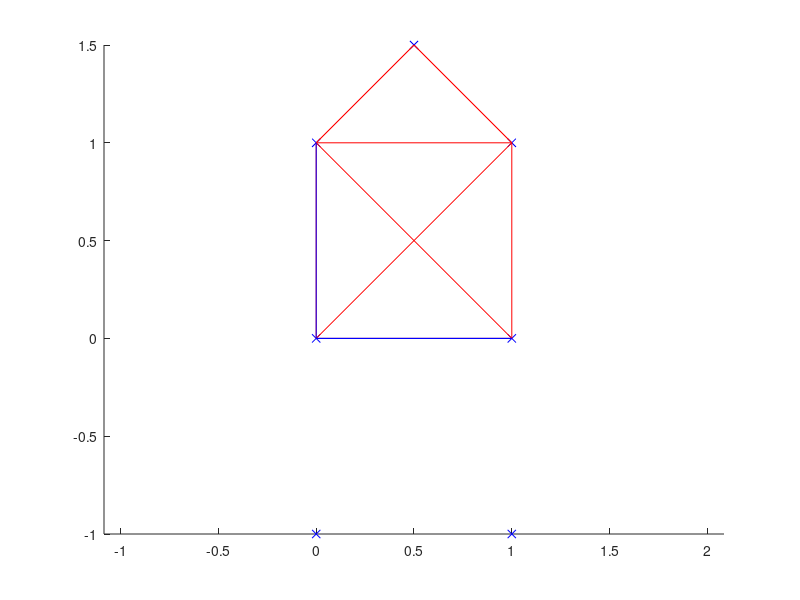
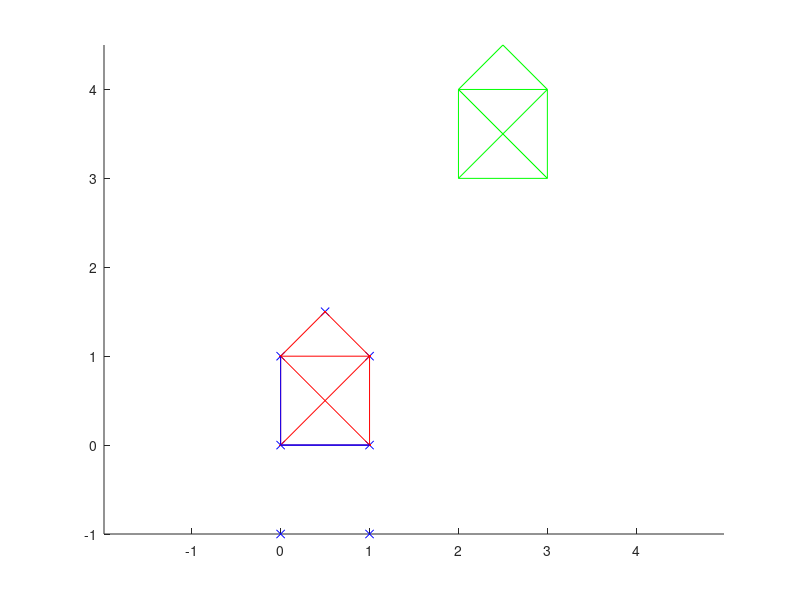
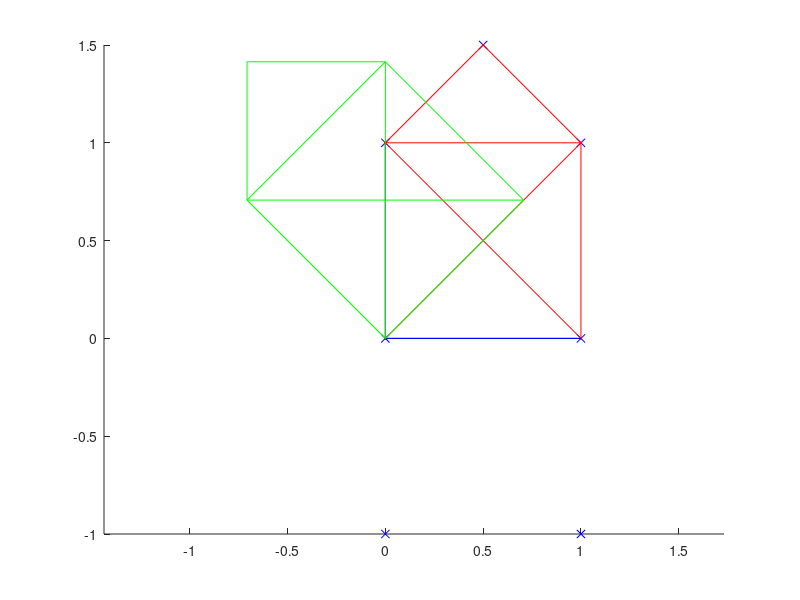
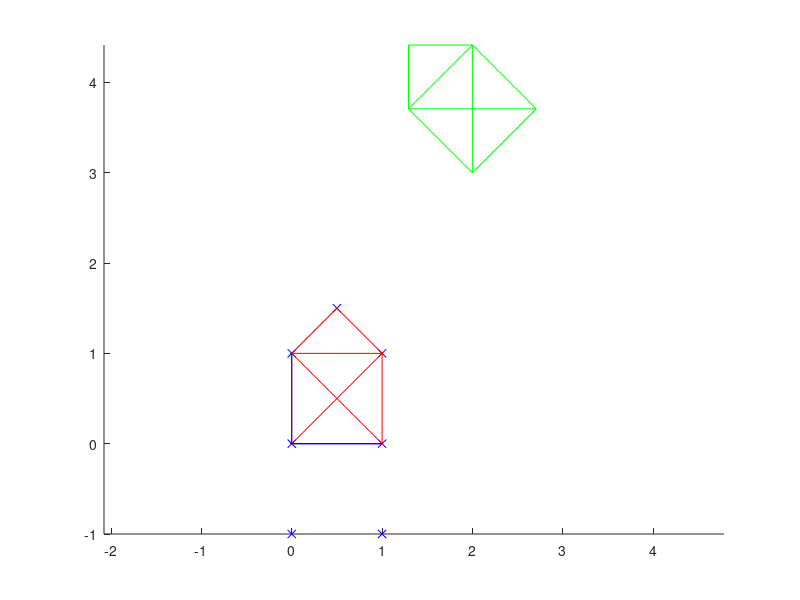

Write MATLAB code to recreate these figures, in order.

clear all;
close all;
% points of the "nikolaus haus"
p1 = [0,0]';
p2 = [1,0]';
p3 = [0,1]';
p4 = [1,1]';
p5 = [0.5,1.5]';
p6 = [0,-1]';
p7 = [1,-1]';

%sequencial arrangement of the points to plot them
p=[p1,p2,p3,p4,p5,p6,p7];

%define the axes in x and y direction
paxes=[p1,p2,p1,p3];

%define the right order to plot the correct house
pnikolaus = [p1,p2,p4,p5,p3,p1,p4,p3,p2];

% extend the points to homogeneous coordinates
pnikolaus(3,:) = 1;

figure(1);
axis equal;
hold on;

% plot simple house
plot(p(1,:),p(2,:),'bx');
plot(pnikolaus(1,:),pnikolaus(2,:),'r-');
plot(paxes(1,:),paxes(2,:),'b-');

% -----
% plot translated house by the vector (2,3)'
figure(2);
axis equal;
hold on;

% TODO: define 3x3 transformation matrix A1 that translates the point set
% pnikolaus by (2,3)'
A1 = [ 1 0 2;...
      0 1 3;...
      0 0 1];

% TODO: transform the pnikolaus point set with the translation matrix A1
nik1 = A1* pnikolaus; %%

% plot the original and the translated house in the same figure
plot(p(1,:),p(2,:),'bx')
plot(pnikolaus(1,:),pnikolaus(2,:),'r.-')
plot(paxes(1,:),paxes(2,:),'b-')
plot(nik1(1,:),nik1(2,:),'g-')

%-----
% plot rotated house by 45degree CCW (pi/4)  
figure(3);
axis equal;
hold on;

% TODO: define the 3x3 transformation matrix that rotates counter clockwise
% with 45 degrees (pi/4)
A2 = [cos(pi/4) -sin(pi/4) 0;...
      sin(pi/4) cos(pi/4) 0;...
      0 0 1];


% TODO: transform the pnikolaus point set with the rotation matrix
nik2 = A2 * pnikolaus; %%

% plot the original and the rotated house in the same figure
plot(p(1,:),p(2,:),'bx')
plot(pnikolaus(1,:),pnikolaus(2,:),'r.-')
plot(paxes(1,:),paxes(2,:),'b-')
plot(nik2(1,:),nik2(2,:),'g-')

% -----
% Concardinate the transformations in different orders
% 1) first translation than rotation in world coordinates
figure(4);
axis equal;
hold on;

% TODO: transform the pnikolaus point set where first the rotation A2 and
% afterwards the translation A1 is performed in world coordinates
nik3 = A1*(A2* pnikolaus); %%

plot(p(1,:),p(2,:),'bx')
plot(pnikolaus(1,:),pnikolaus(2,:),'r.-')
plot(paxes(1,:),paxes(2,:),'b-')
plot(nik3(1,:),nik3(2,:),'g-')

% 2) first rotation than translation in world coordinates
figure(5);
axis equal;
hold on;

% TODO: transform the pnikolaus point set where first the translation A1 and
% afterwards the rotation A2 is performed in world coordinates
nik4 = A2*(A1*pnikolaus); %%

plot(p(1,:),p(2,:),'bx')
plot(pnikolaus(1,:),pnikolaus(2,:),'r.-')
plot(paxes(1,:),paxes(2,:),'b-')
plot(nik4(1,:),nik4(2,:),'g-')

% 3) combine both transformations in one single matrix
figure(6);
axis equal;
hold on;

% TODO: create one single matrix A3 that containts the above specified
% rotation in the upper left 2x2 matrix and the translation specified above
% in the first two rows of the last column
A3 = [cos(pi/4) -sin(pi/4) 2;...
      sin(pi/4) cos(pi/4) 3;...
      0 0 1];

% TODO: transform the pnikolaus point set with the A3 matrix
nik5 = A3* pnikolaus; %%

plot(p(1,:),p(2,:),'bx')
plot(pnikolaus(1,:),pnikolaus(2,:),'r.-')
plot(paxes(1,:),paxes(2,:),'b-')
plot(nik5(1,:),nik5(2,:),'g-')

% ------
% affine transformation
figure(7);
axis equal;
hold on;

% affine transformation matrix A4
A4 = [1.6 0.1 1.5; ...
      0.3 1.5 0.5; ...
      0 0 1];

% TODO: transform the pnikolaus point set with the affine A4 matrix  
nik6 = A4* pnikolaus; %%

plot(p(1,:),p(2,:),'bx')
plot(pnikolaus(1,:),pnikolaus(2,:),'r.-')
plot(paxes(1,:),paxes(2,:),'b-')
plot(nik6(1,:),nik6(2,:),'g-')


% -----  
% projective transformation
figure(8);
axis equal;
hold on;

% projective transformation matrix A5
A5 = [1.6 0.1 1.5; ...
      0.3 1.5 0.5; ...
      0.2 0.3 1];

%TODO: transform the points pnikolaus by the projective transformation A5
nik7 = A5 * pnikolaus; %%

for i=1:size(nik7,2)
% TODO: normalize the points after the projective transformation. Each point
% has to be devided by the entry in its third row. (to validate the result
% see if the last row is throughout all points 1)
    nik7(:,i) = nik7(:,i)./nik7(3,i);
end


plot(p(1,:),p(2,:),'bx')
plot(pnikolaus(1,:),pnikolaus(2,:),'r.-')
plot(paxes(1,:),paxes(2,:),'b-')
plot(nik7(1,:),nik7(2,:),'g-')



